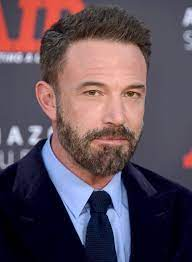
#> input picture images/Ben Affleck.jpeg, 192 x 262 px
$ python masking.py
#> lines starting #> are read from the running program, lines starting #| are printed output that depends on the picture; after the words box and inside, x2 and y2 are one past the last pixel; in counts of white or black regions, pixels touching at a corner belong together
#pylint:disable=no-member

import cv2 as cv
import numpy as np

img = cv.imread('../images/Ben Affleck.jpeg')
#> img is the input picture: shape (262, 192, 3); mean B, G, R 87.9, 76.7, 93.5
cv.imshow('Cats', img)

blank = np.zeros(img.shape[:2], dtype='uint8')
cv.imshow('Blank Image', blank)

circle = cv.circle(blank.copy(), (img.shape[1]//2 + 45,img.shape[0]//2), 100, 255, -1)

rectangle = cv.rectangle(blank.copy(), (30,30), (370,370), 255, -1)

weird_shape = cv.bitwise_and(circle,rectangle)
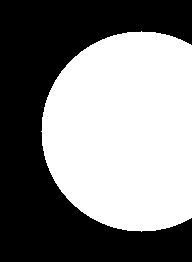
#> circle: shape (262, 192); 50.4% white; 1 black region, box (x1, y1, x2, y2) and area: (0, 0, 192, 262) 24945
cv.imshow('Weird Shape', weird_shape)

masked = cv.bitwise_and(img,img,mask=weird_shape)
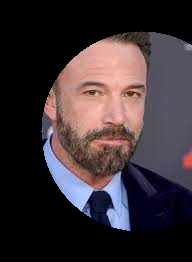
#> masked: shape (262, 192, 3); mean B, G, R 53.2, 49.1, 59.2
cv.imshow('Weird Shaped Masked Image', masked)

cv.waitKey(0)

$ run again, with images/Elton John.jpeg copied over images/Ben Affleck.jpeg
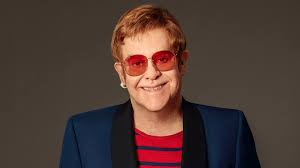
#> input picture images/Elton John.jpeg, 300 x 168 px
#> img is the input picture: shape (168, 300, 3); mean B, G, R 52.9, 59, 78.7
#> `weird_shape = cv.bitwise_and(circle,rectangle)`:
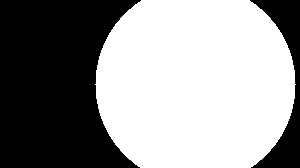
#> circle: shape (168, 300); 57.7% white; 2 black regions, box (x1, y1, x2, y2) and area: (0, 0, 141, 168) 18312, (250, 0, 300, 168) 3024
#> `masked = cv.bitwise_and(img,img,mask=weird_shape)`:
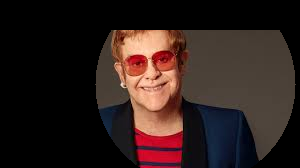
#> masked: shape (168, 300, 3); mean B, G, R 28, 31, 46

$ run again, with images/Group.jpeg copied over images/Ben Affleck.jpeg
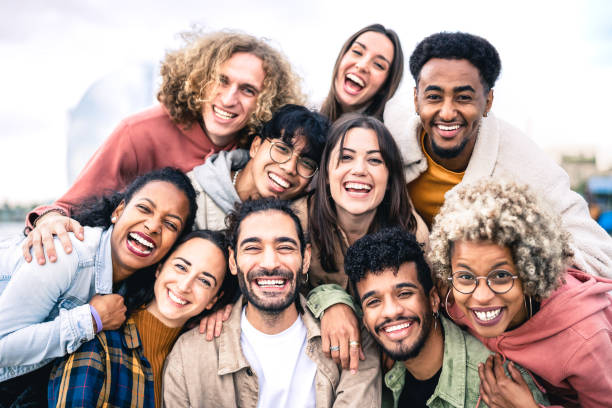
#> input picture images/Group.jpeg, 612 x 408 px
#> img is the input picture: shape (408, 612, 3); mean B, G, R 156.2, 161.2, 181.9
#> `weird_shape = cv.bitwise_and(circle,rectangle)`:
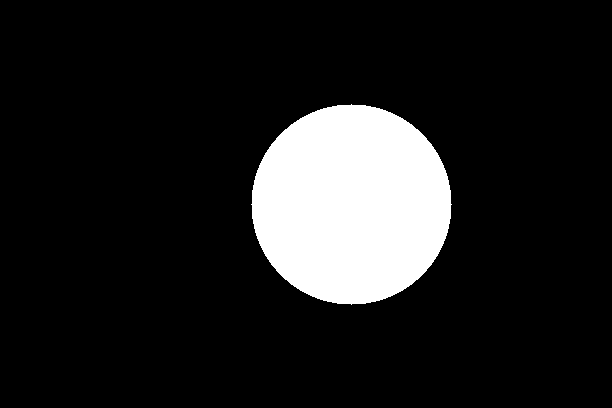
#> circle: shape (408, 612); 12.6% white; 1 white region, box (x1, y1, x2, y2) and area: (251, 104, 452, 305) 31417
#> `masked = cv.bitwise_and(img,img,mask=weird_shape)`:
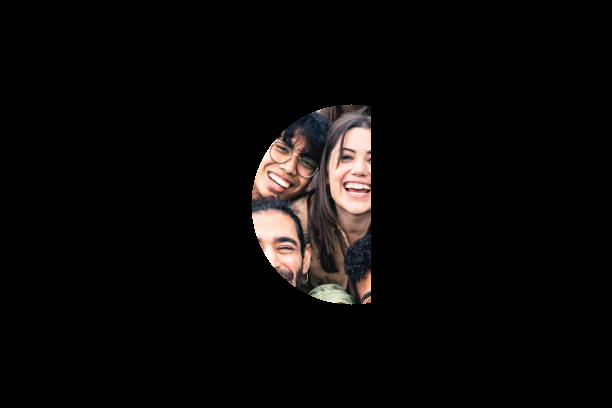
#> masked: shape (408, 612, 3); mean B, G, R 8, 8.6, 10.5

$ run again, with images/Group2.jpeg copied over images/Ben Affleck.jpeg
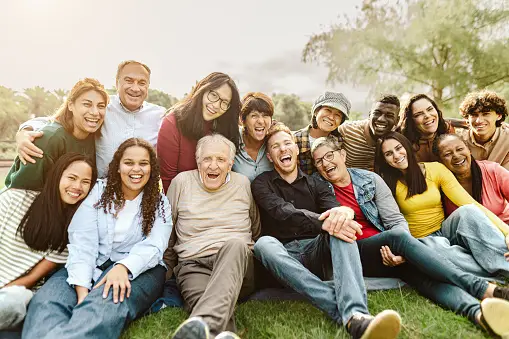
#> input picture images/Group2.jpeg, 509 x 339 px
#> img is the input picture: shape (339, 509, 3); mean B, G, R 133.1, 153.2, 163
#> `weird_shape = cv.bitwise_and(circle,rectangle)`:
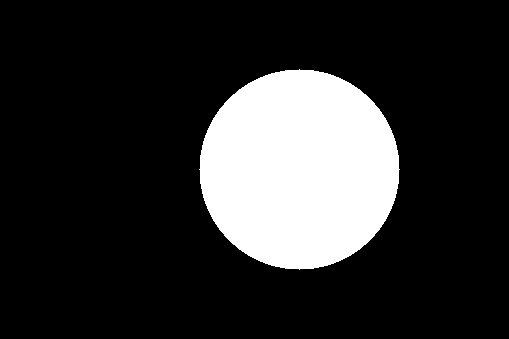
#> circle: shape (339, 509); 18.2% white; 1 white region, box (x1, y1, x2, y2) and area: (199, 69, 400, 270) 31417
#> `masked = cv.bitwise_and(img,img,mask=weird_shape)`:
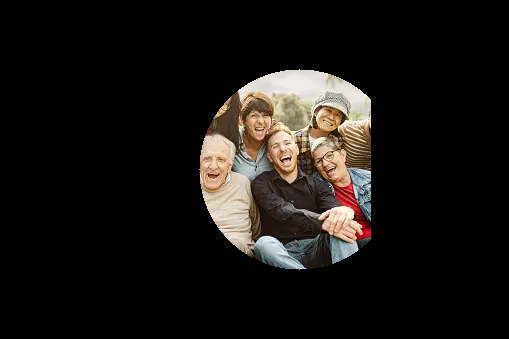
#> masked: shape (339, 509, 3); mean B, G, R 18.9, 21.7, 24.8
